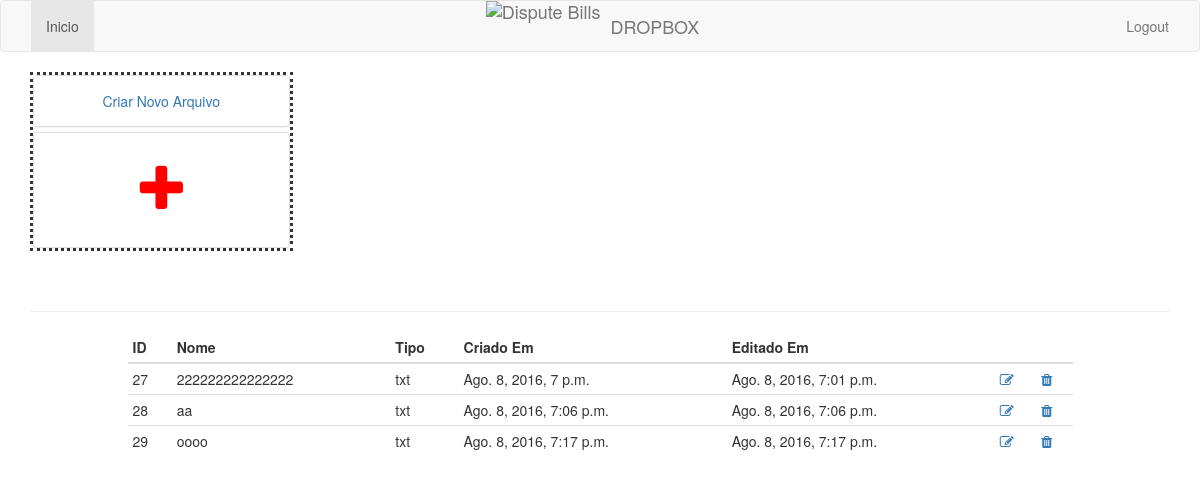
The app's page /pasta/15 (signed in) with its own data.
### app/models.py (models this page shows)
class Arquivo(models.Model):
    nome = models.CharField(max_length=100)
    arquivo = models.FileField()
    pasta = models.ForeignKey(Pasta, blank=True, null=True)
    tipo = models.CharField(max_length=50, choices=TIPOS)
    status = models.BooleanField(default=True)
    criado_em = models.DateTimeField(auto_now_add=True)
    editado_em = models.DateTimeField(auto_now=True)

### app/views.py (the view)
# urls.py: url(r'^pasta/(?P<id>[0-9]+)', views.view_pasta, name='viewpasta'),
def view_pasta(request, id):
    usuario = Usuario.objects.get(email=request.session['email'])
    pasta = Pasta.objects.get(id=id)
    return render_to_response('view_pasta.html', {'pasta': pasta}, context_instance=RequestContext(request))

### app/templates/view_pasta.html (shortened to what this page needs)
{% extends "base.html" %}
{% block content %}
<div class='row'>
        <div class='col-xs-6 col-sm-4 col-md-3'>
            <div class="panel-group" style='border-style: dotted;'>
              <div class="panel panel-default">
                <div class="panel-body text-center"><a href='/novo-arquivo'>Criar Novo Arquivo</a></div>
              </div>
              <div class="panel panel-default">
                <div class="panel-body text-center">
                    <label style='font-size:55px;'><a href='/novo-arquivo'><span class='fa fa-1x fa-plus' style='color: red;'></span></a></label>
                </div>
              </div>
            </div>
        </div>
</div>
<br/>
<hr/>
<div class="row">
    	<div class='col-md-10 col-md-offset-1'>
    	    <table id="table" class="table table-condensed">
                <thead>
                    <tr>
                        <th>ID</th>
                        <th>Nome</th>
                        <th>Tipo</th>
                        <th>Criado Em</th>
                        <th>Editado Em</th>
                        <th></th>
                        <th></th>
                    </tr>
                </thead>
                <tbody>
                    {% for arquivo in pasta.arquivo_set.all %}
                      {% if arquivo.status %}
                        <tr>
                            <td>{{ arquivo.id }}</td>
                            <td>{{ arquivo.nome }}</td>
                            <td>{{ arquivo.tipo }}</td>
                            <td>{{ arquivo.criado_em }}</td>
                            <td>{{ arquivo.editado_em }}</td>
                            <td><a href='/edit-arquivo/{{arquivo.id}}'><span class='fa fa-edit'></span></a></td>
                            <td><a href='/remove-arquivo/{{arquivo.id}}'><span class='fa fa-trash'></span></a></td>
                        </tr>
                        {% endif %}
                    {% endfor %}
                </tbody>
                </table>
    	</div>
	</div>
{% endblock %}

### records on screen
Arquivo: id "27", nome "222222222222222", tipo "txt", criado_em "Ago. 8, 2016, 7 p.m.", editado_em "Ago. 8, 2016, 7:01 p.m."
Arquivo: id "28", nome "aa", tipo "txt", criado_em "Ago. 8, 2016, 7:06 p.m.", editado_em "Ago. 8, 2016, 7:06 p.m."
Arquivo: id "29", nome "oooo", tipo "txt", criado_em "Ago. 8, 2016, 7:17 p.m.", editado_em "Ago. 8, 2016, 7:17 p.m."
